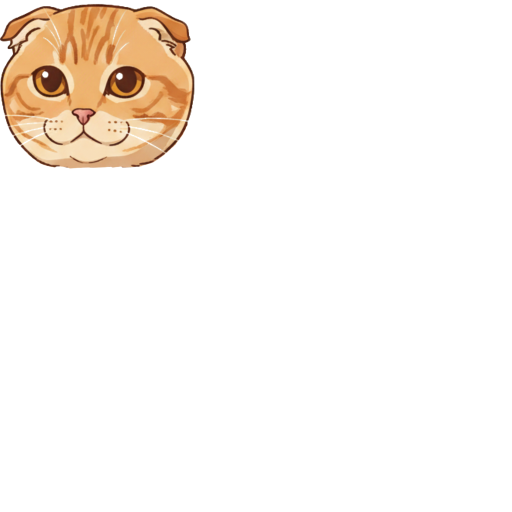
#> input picture wmx-temporary/displayment-wmx/head_1024.png, 1024 x 1024 px (shown at 1/2 size)
$ python expand_pet_components_1254.py --standard-dir ../displayment-wmx --pictures-dir ../displayment-wmx
#> lines starting #> are read from the running program, lines starting #| are printed output that depends on the picture
#!/usr/bin/env python3
from __future__ import annotations

import argparse
import json
from pathlib import Path

from PIL import Image, ImageChops


SOURCE_CANVAS = (1024, 1024)
TARGET_CANVAS = (1254, 1254)
ANCHOR = ((TARGET_CANVAS[0] - SOURCE_CANVAS[0]) // 2, (TARGET_CANVAS[1] - SOURCE_CANVAS[1]) // 2)
STACK_ORDER = ("tail", "body", "legs", "head")
STANDARD_COMPONENTS = {
    "head": "head_1024.png",
    "body": "body_1024.png",
    "legs": "legs_1024.png",
    "tail": "tail_1024.png",
}


def parse_args() -> argparse.Namespace:
    parser = argparse.ArgumentParser(
        description=(
            "Expand 1024x1024 standard pet component templates to 1254x1254 by "
            "moving the original component block to the visual center and adding "
            "even transparent padding on all four sides."
        )
    )
    parser.add_argument(
        "--standard-dir",
        required=True,
        type=Path,
        help="Directory containing the standard component PNGs.",
    )
    parser.add_argument(
        "--pictures-dir",
        required=True,
        type=Path,
        help="Pictures directory that also contains cat_full.png.",
    )
    return parser.parse_args()


def ensure_exists(path: Path) -> None:
    if not path.exists():
        raise FileNotFoundError(path)


def expand_canvas(image_path: Path) -> Image.Image:
    with Image.open(image_path) as image:
#> image is the input picture: PIL image 1024x1024 RGBA; mean R, G, B, A 245, 239.6, 234.3, 26.8
        rgba = image.convert("RGBA")
        if rgba.size != SOURCE_CANVAS:
            raise RuntimeError(f"Expected {SOURCE_CANVAS} for {image_path.name}, got {rgba.size}")

        expanded = Image.new("RGBA", TARGET_CANVAS, (0, 0, 0, 0))
#> expanded: PIL image 1254x1254 RGBA; every value is 0
        expanded.alpha_composite(rgba, dest=ANCHOR)
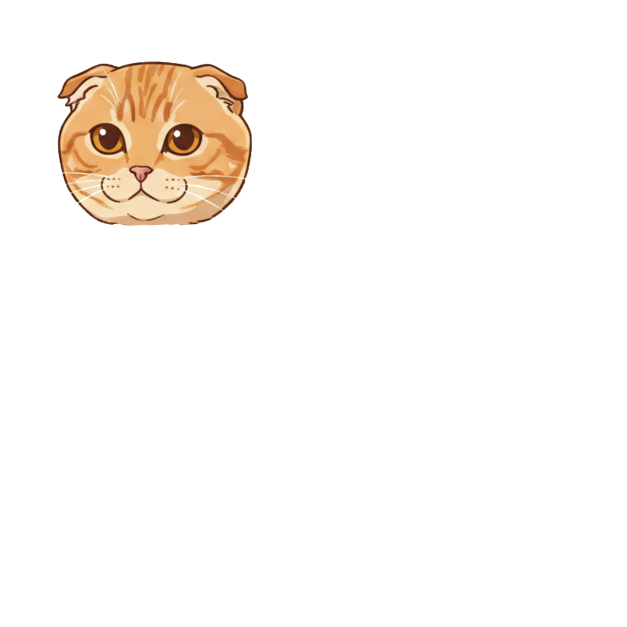
#> expanded: PIL image 1254x1254 RGBA (shown at 1/2 size); mean R, G, B, A 15.2, 11.6, 8, 17.9; transparent parts drawn white
        return expanded


def alpha_bbox(image: Image.Image) -> list[int] | None:
    bbox = image.getchannel("A").getbbox()
    return list(bbox) if bbox else None


def save_expanded_images(standard_dir: Path, pictures_dir: Path) -> dict[str, Path]:
    outputs: dict[str, Path] = {}

    for component, filename in STANDARD_COMPONENTS.items():
        source = standard_dir / filename
        ensure_exists(source)
        output = standard_dir / f"{component}_1254.png"
        expanded = expand_canvas(source)
        expanded.save(output)
        outputs[component] = output
#> pass 2 of the loop in save_expanded_images, `for component, filename in STANDARD_COMPONENTS.items():`:
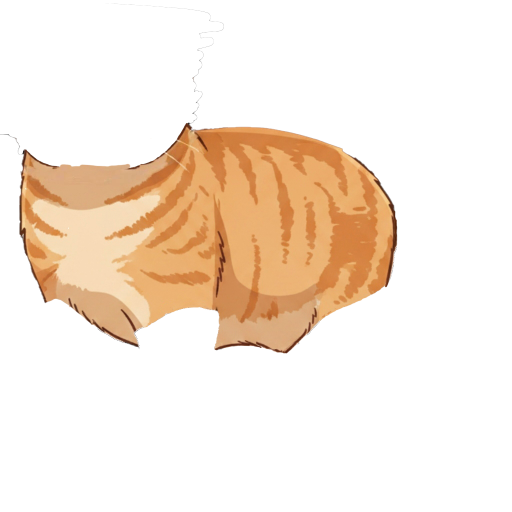
#> input picture wmx-temporary/装扮/pictures/标准底图/body_1024.png, 1024 x 1024 px, found by its file name (shown at 1/2 size)
#> in expand_canvas, image is the input picture: PIL image 1024x1024 RGBA; mean R, G, B, A 54, 39.7, 26.3, 61.6
#> in expand_canvas (call 2), `expanded.alpha_composite(rgba, dest=ANCHOR)`:
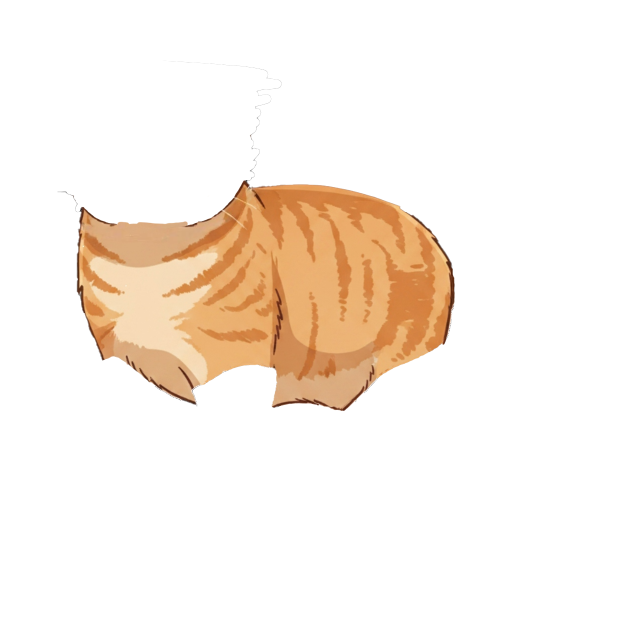
#> expanded: PIL image 1254x1254 RGBA (shown at 1/2 size); mean R, G, B, A 36, 26.5, 17.5, 41.1; transparent parts drawn white

    cat_full_source = pictures_dir / "cat_full.png"
    ensure_exists(cat_full_source)
    cat_full_output = standard_dir / "cat_full_1254.png"
    expand_canvas(cat_full_source).save(cat_full_output)
    outputs["cat_full"] = cat_full_output
    return outputs


# [45 lines left out: function build_preview, not called in this run]


def main() -> None:
    args = parse_args()
    standard_dir = args.standard_dir.expanduser().resolve()
    pictures_dir = args.pictures_dir.expanduser().resolve()

    outputs = save_expanded_images(standard_dir, pictures_dir)
    preview_outputs = build_preview(outputs, standard_dir)

    result = {
        "expanded": {key: str(path) for key, path in outputs.items()},
        "preview": {key: str(path) for key, path in preview_outputs.items()},
    }
    print(json.dumps(result, ensure_ascii=False, indent=2))


if __name__ == "__main__":
#> (the run stopped early here; a loop or call above may not have finished)
